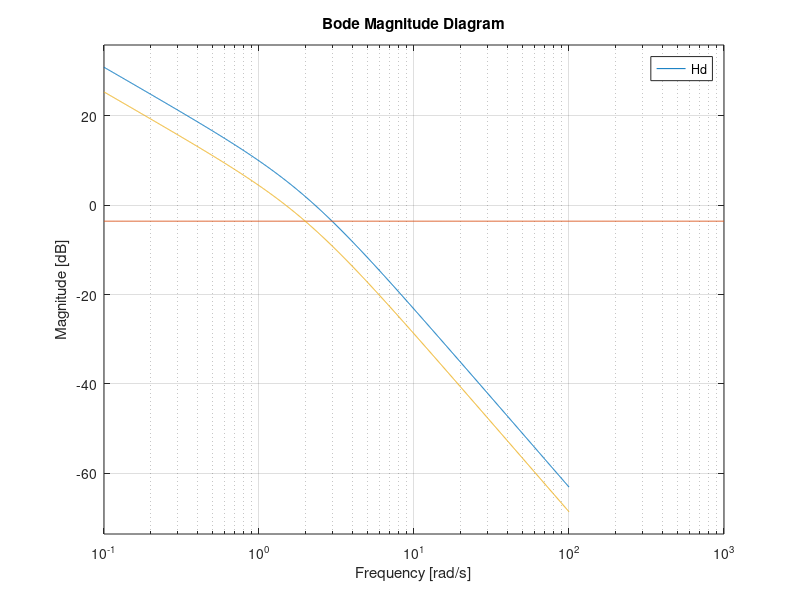
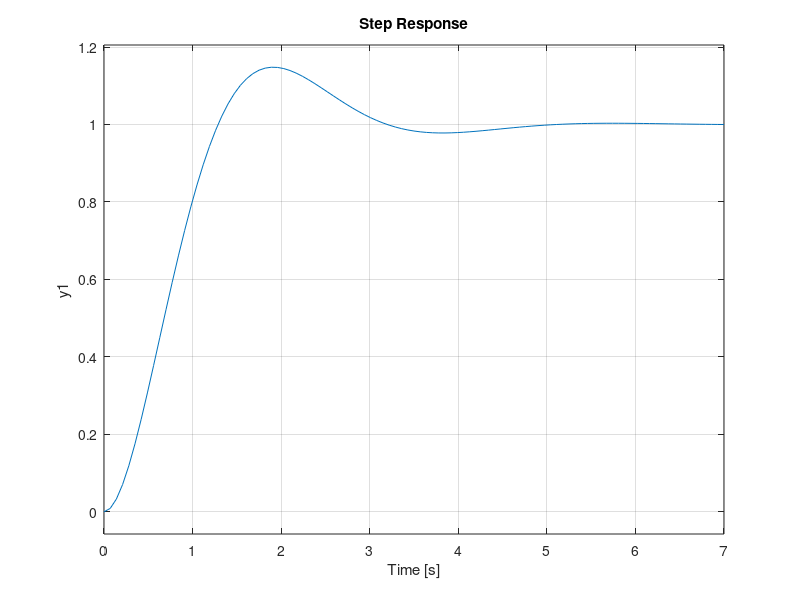
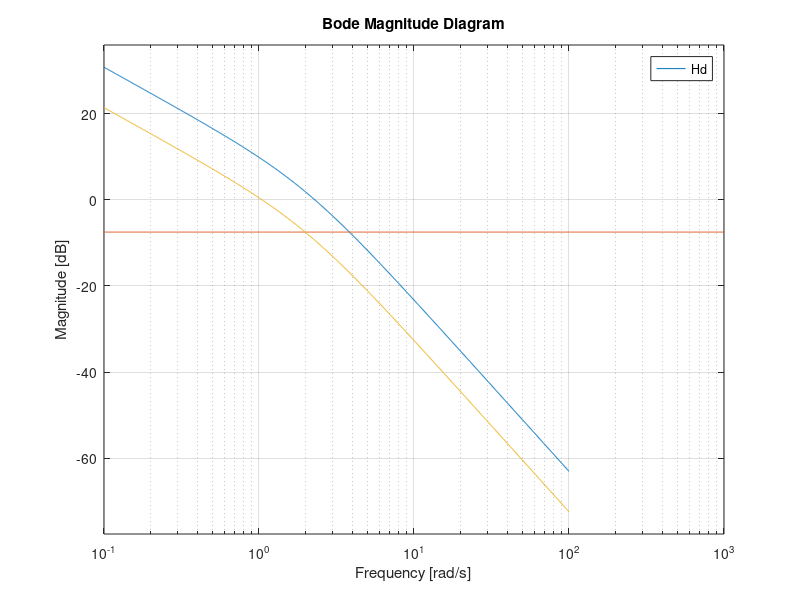
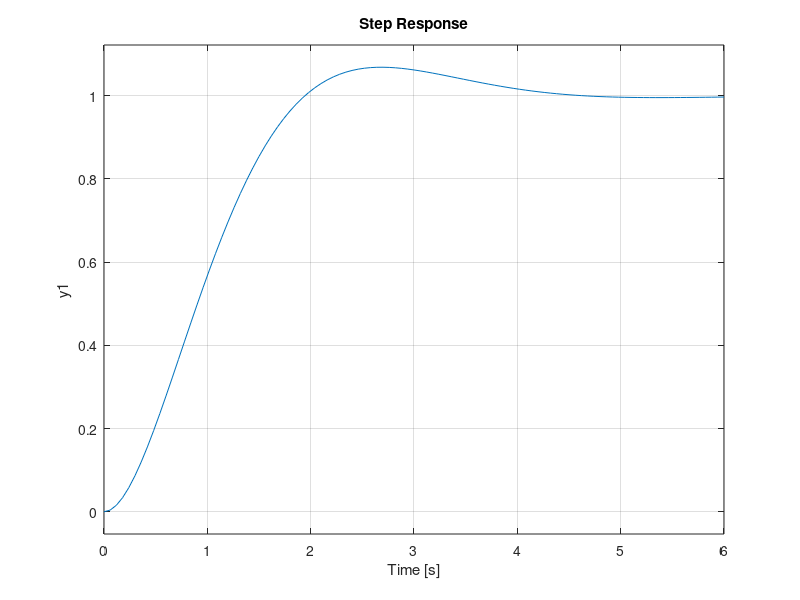

These charts were generated, in order, by the following MATLAB code:
%% a) P controller

Hf = tf(3.5,[0.5 1 0]);
bodemag(Hf), hold on

wf = 1/0.5;
sigma = 0.15;
zeta = abs(log(sigma)/sqrt(pi^2+(log(sigma))^2))
A = 1/4/sqrt(2)/zeta^2
Adb = 20*log10(A)
A = tf(A,1);
bodemag(A)

FN = -Adb+1.94
Vr = 10^(-FN/20)

Hd = Hf*Vr
bodemag(Hd)


wt = 1.5;
wn = 2*zeta*wt;
ts = 4/zeta/wn

cvdB = 4.39;   cv = 10^(4.39/20)

deltawb = wt

H0 = feedback(Hf*Vr,1)
figure, step(H0)
t = 0:0.1:20
figure, lsim(H0,t,t)

%% b) P controller

Hf = tf(3.5,[0.5 1 0]);
bodemag(Hf), hold on

wf = 1/0.5;
sigma = 0.07;
zeta = abs(log(sigma)/sqrt(pi^2+(log(sigma))^2))
A = 1/4/sqrt(2)/zeta^2
Adb = 20*log10(A)
A = tf(A,1);
bodemag(A)

FN = -Adb+1.94
Vr = 10^(-FN/20)

Hd = Hf*Vr
bodemag(Hd)


wt = 1.05;
wn = 2*zeta*wt;
ts = 4/zeta/wn

cvdB = 0.49;   cv = 10^(0.49/20)

deltawb = wt

H0 = feedback(Hf*Vr,1)
figure, step(H0)
t = 0:0.1:20
figure, lsim(H0,t,t)

%% b) PI controller

Hf = tf(3.5,[0.5 1 0]);
bodemag(Hf), hold on

wf = 1/0.5;
sigma = 0.07;
zeta = abs(log(sigma)/sqrt(pi^2+(log(sigma))^2))
A = 1/4/sqrt(2)/zeta^2
Adb = 20*log10(A)
A = tf(A,1);
bodemag(A)

FN = -Adb+1.94
Vr = 10^(-FN/20)

Hd = Hf*Vr
bodemag(Hd)

wt = 1.05;
wn = 2*zeta*wt;
ts = 4/zeta/wn

cvdB = 0.49;   cv = 10^(0.49/20)

deltawb = wt

cvstar = 5;
wz = 0.1*wt;
wp = cv/cvstar*wz;
Tz = 1/wz;
Tp = 1/wp;
VrPI = cvstar/cv

HPI = VrPI*tf([Tz 1],[Tp 1]);
cvnew = VrPI*3.5*Vr
Hd_PI = Hf*Vr*HPI
bode(Hd_PI)

H0 = feedback(Vr*HPI*Hf,1)
figure, step(H0)
t = 0:0.1:80
figure, lsim(H0,t,t)



